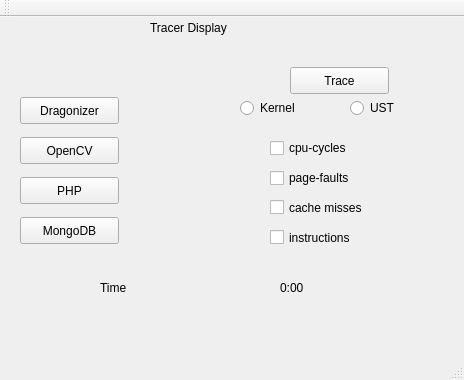
<?xml version="1.0" encoding="UTF-8"?>
<ui version="4.0">
 <class>MainWindow</class>
 <widget class="QMainWindow" name="MainWindow">
  <property name="geometry">
   <rect>
    <x>0</x>
    <y>0</y>
    <width>464</width>
    <height>380</height>
   </rect>
  </property>
  <property name="windowTitle">
   <string>MainWindow</string>
  </property>
  <widget class="QWidget" name="centralWidget">
   <widget class="QPushButton" name="pushButton">
    <property name="geometry">
     <rect>
      <x>20</x>
      <y>80</y>
      <width>99</width>
      <height>27</height>
     </rect>
    </property>
    <property name="text">
     <string>Dragonizer</string>
    </property>
   </widget>
   <widget class="QLabel" name="label">
    <property name="geometry">
     <rect>
      <x>150</x>
      <y>0</y>
      <width>121</width>
      <height>21</height>
     </rect>
    </property>
    <property name="text">
     <string>Tracer Display</string>
    </property>
   </widget>
   <widget class="QPushButton" name="pushButton_2">
    <property name="geometry">
     <rect>
      <x>20</x>
      <y>120</y>
      <width>99</width>
      <height>27</height>
     </rect>
    </property>
    <property name="text">
     <string>OpenCV</string>
    </property>
   </widget>
   <widget class="QPushButton" name="pushButton_3">
    <property name="geometry">
     <rect>
      <x>20</x>
      <y>160</y>
      <width>99</width>
      <height>27</height>
     </rect>
    </property>
    <property name="text">
     <string>PHP</string>
    </property>
   </widget>
   <widget class="QPushButton" name="pushButton_4">
    <property name="geometry">
     <rect>
      <x>20</x>
      <y>200</y>
      <width>99</width>
      <height>27</height>
     </rect>
    </property>
    <property name="text">
     <string>MongoDB</string>
    </property>
   </widget>
   <widget class="QPushButton" name="pushButton_5">
    <property name="geometry">
     <rect>
      <x>290</x>
      <y>50</y>
      <width>99</width>
      <height>27</height>
     </rect>
    </property>
    <property name="text">
     <string>Trace</string>
    </property>
   </widget>
   <widget class="QRadioButton" name="radioButton">
    <property name="geometry">
     <rect>
      <x>240</x>
      <y>80</y>
      <width>117</width>
      <height>22</height>
     </rect>
    </property>
    <property name="text">
     <string>Kernel</string>
    </property>
   </widget>
   <widget class="QRadioButton" name="radioButton_2">
    <property name="geometry">
     <rect>
      <x>350</x>
      <y>80</y>
      <width>117</width>
      <height>22</height>
     </rect>
    </property>
    <property name="text">
     <string>UST</string>
    </property>
   </widget>
   <widget class="QCheckBox" name="checkBox_cc">
    <property name="geometry">
     <rect>
      <x>270</x>
      <y>120</y>
      <width>97</width>
      <height>22</height>
     </rect>
    </property>
    <property name="text">
     <string>cpu-cycles</string>
    </property>
   </widget>
   <widget class="QCheckBox" name="checkBox_pf">
    <property name="geometry">
     <rect>
      <x>270</x>
      <y>150</y>
      <width>97</width>
      <height>22</height>
     </rect>
    </property>
    <property name="text">
     <string>page-faults</string>
    </property>
   </widget>
   <widget class="QCheckBox" name="checkBox_cm">
    <property name="geometry">
     <rect>
      <x>270</x>
      <y>180</y>
      <width>111</width>
      <height>21</height>
     </rect>
    </property>
    <property name="text">
     <string>cache misses</string>
    </property>
   </widget>
   <widget class="QCheckBox" name="checkBox_inst">
    <property name="geometry">
     <rect>
      <x>270</x>
      <y>210</y>
      <width>111</width>
      <height>21</height>
     </rect>
    </property>
    <property name="text">
     <string>instructions</string>
    </property>
   </widget>
   <widget class="QLabel" name="label_2">
    <property name="geometry">
     <rect>
      <x>100</x>
      <y>260</y>
      <width>121</width>
      <height>21</height>
     </rect>
    </property>
    <property name="text">
     <string>Time</string>
    </property>
   </widget>
   <widget class="QLabel" name="label_3">
    <property name="geometry">
     <rect>
      <x>280</x>
      <y>260</y>
      <width>121</width>
      <height>21</height>
     </rect>
    </property>
    <property name="text">
     <string>0:00</string>
    </property>
   </widget>
  </widget>
  <widget class="QMenuBar" name="menuBar">
   <property name="geometry">
    <rect>
     <x>0</x>
     <y>0</y>
     <width>464</width>
     <height>25</height>
    </rect>
   </property>
  </widget>
  <widget class="QToolBar" name="mainToolBar">
   <attribute name="toolBarArea">
    <enum>TopToolBarArea</enum>
   </attribute>
   <attribute name="toolBarBreak">
    <bool>false</bool>
   </attribute>
  </widget>
  <widget class="QStatusBar" name="statusBar"/>
 </widget>
 <layoutdefault spacing="6" margin="11"/>
 <resources/>
 <connections/>
</ui>
